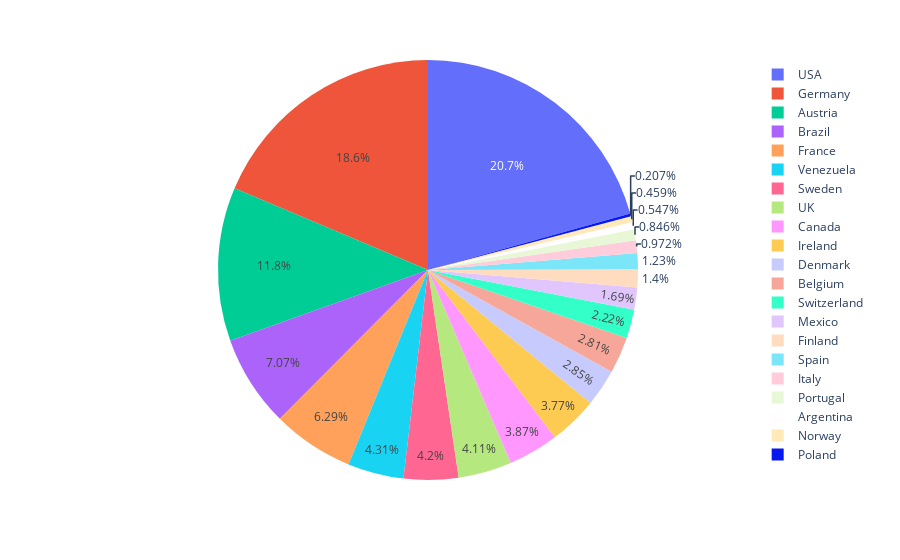

This figure's notebook cell:
### Code cell
px.pie(data_frame=prop,names='Country',values='TotalAmount')

### Figure 1 — Plotly figure (JSON) as saved in the notebook; plotly's stock layout.template omitted (floating-point values rounded to 4 significant figures)
{"data": [{"domain": {"x": [0, 1], "y": [0, 1]}, "hovertemplate": "Country=%{label}<br>TotalAmount=%{value}<extra></extra>", "labels": ["USA", "Germany", "Austria", "Brazil", "France", "Venezuela", "Sweden", "UK", "Canada", "Ireland", "Denmark", "Belgium", "Switzerland", "Mexico", "Finland", "Spain", "Italy", "Portugal", "Argentina", "Norway", "Poland"], "legendgroup": "", "name": "", "showlegend": true, "type": "pie", "values": [860900.0, 776100.0, 492700.0, 294400.0, 261700.0, 179500.0, 175000.0, 171200.0, 161234, 156900.0, 118800.0, 117000.0, 92440.0, 70400.0, 58350.0, 51270.0, 40470.0, 35220.0, 22770.0, 19130.0, 8625.0]}], "layout": {"legend": {"tracegroupgap": 0}, "margin": {"t": 60}}}
